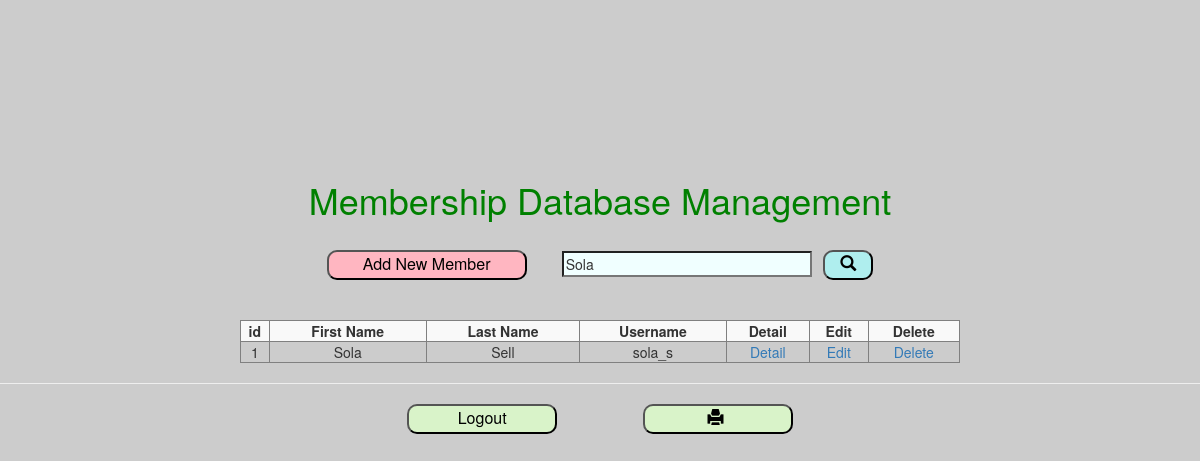
/member.php?_txtKeyword=Sola , run on the app's committed database.
### tables this page shows
CREATE TABLE `tbmember` (
  `mem_id` int(10) NOT NULL,
  `fname` varchar(20) NOT NULL,
  `lname` varchar(20) NOT NULL,
  `username` varchar(20) NOT NULL,
  `password` varchar(20) NOT NULL,
  `email` varchar(30) NOT NULL,
  `tel` varchar(10) NOT NULL,
  `address` varchar(50) NOT NULL
);

### member.php (the view, shortened to what this page needs)
<!DOCTYPE html>
<html lang="en">
<head>
<link rel="stylesheet" href="https://maxcdn.bootstrapcdn.com/bootstrap/3.4.1/css/bootstrap.min.css">
</head>
<center>
<body>
    <h1>Membership Database Management</h1><br>
    <?php
        $strKeyword = null;
        if(isset($_GET["_txtKeyword"])){
            $strKeyword = $_GET["_txtKeyword"];
        }
    ?>
    <table class="table-striped">
        <tr>
            <button class="add" onclick="document.location='add.html'">Add New Member</button>
                <form method="get" name="fsearch">
                        <input type="text" name="_txtKeyword" value="<?php echo $strKeyword; ?>" > &nbsp;&nbsp
                        <button class="search" type="submit" > <span class = "glyphicon glyphicon-search" ></span></button>
                </form>
        </tr>
    </table> <br><br>
    <?php
        include("conn.php");
        $sqli="SELECT * FROM tbmember WHERE fname like '".$strKeyword."%'";
        $result = mysqli_query($conn,$sqli);
    ?>
    <table border="1" class="table-striped" >
        <tr>
            <th><center>id</center></th>
            <th><center>First Name</center></th>
            <th><center>Last Name</center></th>
            <th><center>Username</center></th>
            <th><center>Detail</center></th>
            <th><center>Edit</center></th>
            <th><center>Delete</center></th>
        </tr>
        <?php
            while($row=mysqli_fetch_assoc($result)){
                $idn=$row["mem_id"];
        ?>
        <tr>
            <td><center><?php echo $row["mem_id"];?></center></td>
            <td><center><?php echo $row["fname"];?></center></td>
            <td><center><?php echo $row["lname"];?></center></td>
            <td><center><?php echo $row["username"];?></center></td>
            <td><center>
               <?php echo " <a href='detail.php?id=$idn'>Detail</a>";?></center>
            </td>
            <td><center>
                <?php echo "<a href='edit.php?id=$idn'>Edit</a>";?></center>
            </td>
            <td><center>
                <?php echo "<a href='del.php?id=$idn'>Delete</a>";?></center>
            </td>
        </tr>
    <?php
        }
    ?>
    </table>
    <hr>
        <button onclick="document.location='logout.php'">Logout</button>
        <button type="button" id=print onclick="window.print();">&nbsp<span class="glyphicon glyphicon-print" ></span> &nbsp </button>
</body>
</center>
</html>

### member.php (style rules this page uses)
button { width: 150px; height: 30px; background-color: rgb(217, 243, 201); border-radius: 10px; font-size: 16px; color: black; }
button.add { width: 200px; background-color: #FFB6C1; }
button.search { width: 50px; background-color: #AFEEEE; }
input { width: 250px; background-color: #F0FFFF; }
body { margin-top: 15%; background-image: url("https://powerpointboy.com/wp-content/uploads/2019/02/mail-sub-bg.png"); background-color: #cccccc; }
h1 { color: Green; }
table { width: 60%; }

### data on the page
tbmember: mem_id "1", fname "Sola", lname "Sell", username "sola_s"
